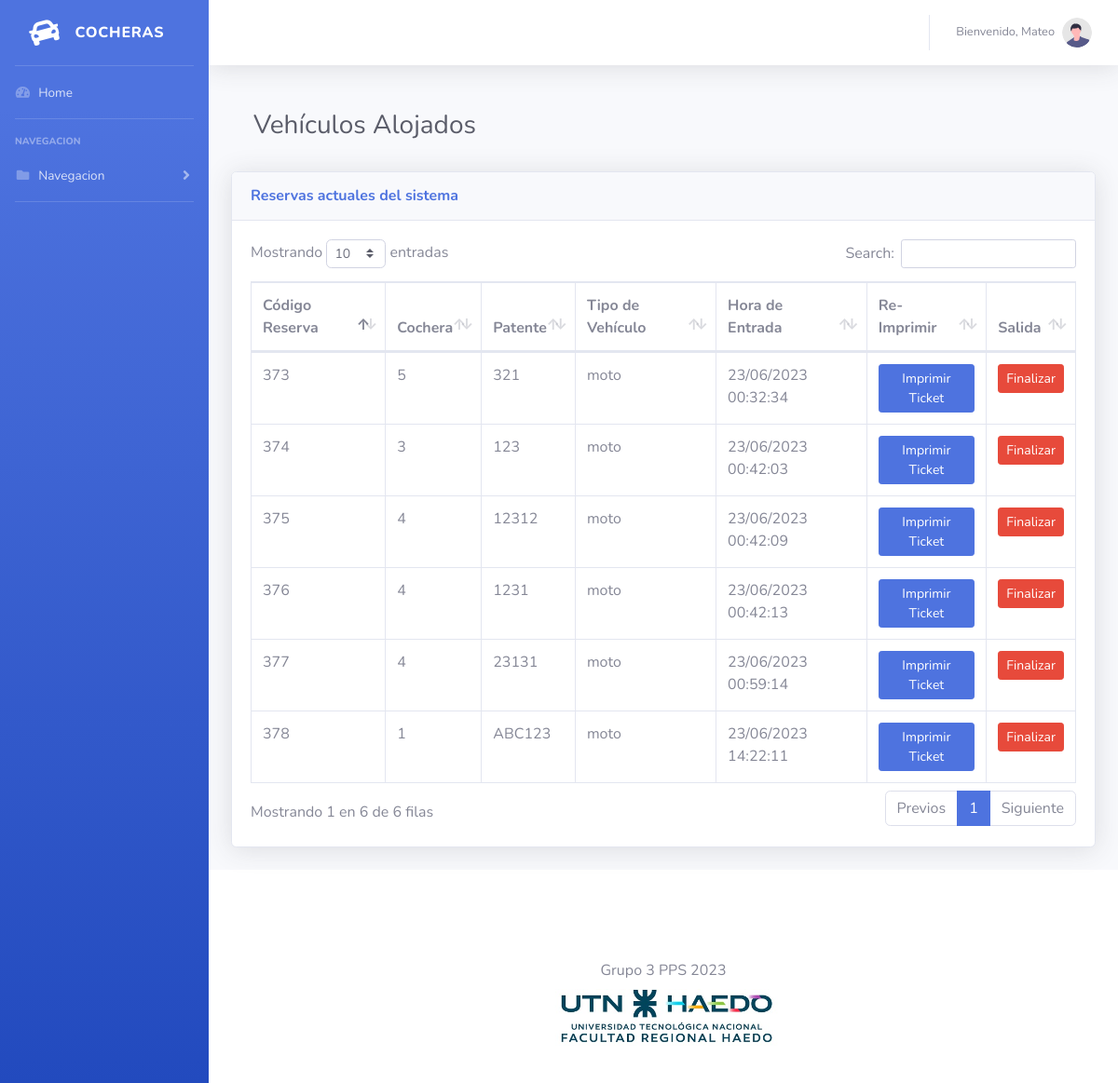
Screenshot of /pages/salidavehiculo.php (signed in) with the database file from the repository.
### tables this page shows
CREATE TABLE `reserva` (
  `codigo_reserva` int(11) NOT NULL,
  `hora_entrada` datetime NOT NULL,
  `estado` int(11) NOT NULL,
  `id_cochera` int(11) NOT NULL,
  `id_cliente` int(11) DEFAULT NULL,
  `patente` varchar(12) NOT NULL,
  `cod_empleado` int(11) DEFAULT NULL
);

CREATE TABLE `tipo_vehiculo` (
  `id_tipovehiculo` int(11) NOT NULL,
  `nombre` varchar(22) NOT NULL,
  `tamanio` int(11) NOT NULL,
  `id_tarifa` int(3) NOT NULL,
  `activo` int(11) NOT NULL
);

### BD.php (called while the page is built, shortened)
<?php
class base{
    public $res;
    public $con;
    public function conectar(){
    	$this->con=mysqli_connect("localhost","root","","cochera");
    }
    public function query($q){
        $this->res = mysqli_query($this->con, $q);
        return true;
    }
    public function fetch(){
        $row= mysqli_fetch_assoc($this->res);
        if(!$row) {
         return null;
        }
        return $row;
    }
    public function fetchAll() {
        $rows = array();
        while ($row = $this->fetch()) {
            $rows[] = $row;
        }
        return $rows;
    }
}
?>

### pages/salidavehiculo.php (the view, shortened to what this page needs)
<?php
require_once("../BD.php");
$base = new base();
$base->conectar();
$query = "SELECT reserva.codigo_reserva,reserva.id_cochera,tipo_vehiculo.nombre,reserva.patente,reserva.cod_empleado,reserva.hora_entrada  FROM reserva,tipo_vehiculo,vehiculo WHERE reserva.patente = vehiculo.patente AND tipo_vehiculo.id_tipovehiculo = vehiculo.id_tipovehiculo AND reserva.estado = 1;";
$resultados = $base->query($query);
$filas = $base->fetchAll();
function change($date){
    $fecha = DateTime::createFromFormat('Y-m-d H:i:s', $date);
    $fechaCambiada =$fecha->format('d/m/Y H:i:s');
    return $fechaCambiada;
}
?>
<!DOCTYPE html>
<html lang="en">
<head>
    <link rel="stylesheet" href="https://unicons.iconscout.com/release/v4.0.8/css/line.css">
    <link href="../vendor/fontawesome-free/css/all.min.css" rel="stylesheet" type="text/css">
    <link href="../css/sb-admin-2.css" rel="stylesheet">
    <link href="../vendor/datatables/dataTables.bootstrap4.min.css" rel="stylesheet">
</head>
<body id="page-top">
    <div id="wrapper">
        <ul class="navbar-nav bg-gradient-primary sidebar sidebar-dark accordion" id="accordionSidebar">
            <a class="sidebar-brand d-flex align-items-center justify-content-center" href="index.php">
                <div class="sidebar-brand-icon rotate-n-15">
                    <i class="fas fa-car"></i>
                </div>
                <div class="sidebar-brand-text mx-3">Cocheras</div>
            </a>
            <hr class="sidebar-divider my-0">
            <li class="nav-item">
                <a class="nav-link" href="index.php">
                    <i class="fas fa-fw fa-tachometer-alt"></i>
                    <span>Home</span></a>
            </li>
            <hr class="sidebar-divider">
            <div class="sidebar-heading">
                Navegacion
            </div>
            <?php require_once("../navmenu.php") ?>
            <hr class="sidebar-divider d-none d-md-block">
        </ul>
        <div id="content-wrapper" class="d-flex flex-column">
            <div id="content">
                <?php require_once("../topbar.php"); ?>
                <div class="container-fluid">
                    <div class="d-flex justify-content-between p-4">
                        <h1 class="h3 mb-2 text-gray-800">Vehículos Alojados</h1>
                    </div>
                    <div class="card shadow mb-4">
                        <div class="card-header py-3">
                            <h6 class="m-0 font-weight-bold text-primary"></i>Reservas actuales del sistema</h6>
                        </div>
                        <div class="card-body">
                            <div class="table-responsive">
                                <table class="table table-bordered" id="dataTable" width="100%" cellspacing="0">
                                    <thead>
                                        <tr>
                                            <th>Código Reserva</th>
                                            <th>Cochera</th>
                                            <th>Patente</th>
                                            <th>Tipo de Vehículo</th>
                                            <th>Hora de Entrada</th>
                                            <th>Re-Imprimir</th>
                                            <th>Salida</th>
                                        </tr>
                                    </thead>
                                    <?php foreach ($filas as $fila) { ?>
                                    <tr id="data">
                                        <td><?php echo $fila['codigo_reserva']; ?></td>
                                        <td><?php echo $fila['id_cochera']; ?></td>
                                        <td><?php echo $fila['patente']; ?></td>
                                        <td><?php echo $fila['nombre']; ?></td>
                                         <td><?php echo change($fila['hora_entrada']);?></td>
                                        <td>
                                            <a href="generaFactura2.php?codigo_reserva=<?php echo $fila['codigo_reserva']; ?>" class="btn btn-sm btn-primary" >Imprimir Ticket</a>
                                        </td>
                                        <td>
                                            <a href="gestionarfactura.php?id=<?=$fila['codigo_reserva'];?>" class="btn btn-sm btn-danger">Finalizar</button>
                                        </td>
                                    </tr>
                                     <?php } ?>
                                </table>
                            </div>
                        </div>
                    </div>
                </div>
            </div>
            <footer class="sticky-footer bg-white">
            </footer>
             <?php require_once("../footer.php")?>
        </div>
    </div>
</body>
</html>

### rows the page displays
reserva: codigo_reserva "373", id_cochera "5", patente "321", tipo_vehiculo.nombre "moto", hora_entrada "23/06/2023 00:32:34"
reserva: codigo_reserva "374", id_cochera "3", patente "123", tipo_vehiculo.nombre "moto", hora_entrada "23/06/2023 00:42:03"
reserva: codigo_reserva "375", id_cochera "4", patente "12312", tipo_vehiculo.nombre "moto", hora_entrada "23/06/2023 00:42:09"
reserva: codigo_reserva "376", id_cochera "4", patente "1231", tipo_vehiculo.nombre "moto", hora_entrada "23/06/2023 00:42:13"
reserva: codigo_reserva "377", id_cochera "4", patente "23131", tipo_vehiculo.nombre "moto", hora_entrada "23/06/2023 00:59:14"
reserva: codigo_reserva "378", id_cochera "1", patente "ABC123", tipo_vehiculo.nombre "moto", hora_entrada "23/06/2023 14:22:11"

### other values shown
$_SESSION['usuario'] "Mateo"
